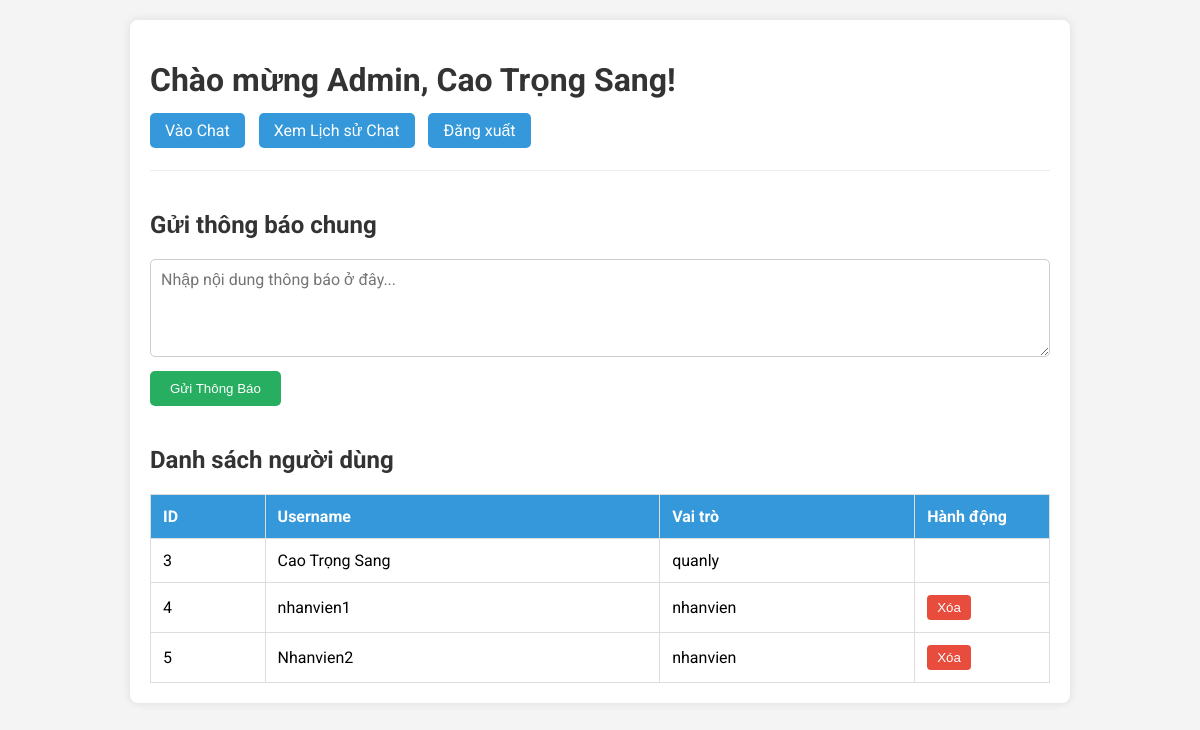
/admin (signed in), run on the app's committed database.
### tables this page shows
CREATE TABLE users (
    id INTEGER PRIMARY KEY AUTOINCREMENT,
    username TEXT NOT NULL UNIQUE,
    password TEXT NOT NULL,
    role TEXT NOT NULL
);

### app.py (the view)
@app.route('/admin')
@admin_required
def admin(): return render_template('admin.html', users=get_db().execute('SELECT id, username, role FROM users ORDER BY id').fetchall())

### app.py (called while the page is built)
def get_db():
    if 'db' not in g:
        g.db = sqlite3.connect(app.config['DATABASE'])
        g.db.row_factory = sqlite3.Row
    return g.db

@app.teardown_appcontext
def close_connection(exception):
    db = g.pop('db', None)
    if db is not None: db.close()

def admin_required(f):
    @wraps(f)
    def decorated_function(*args, **kwargs):
        if session.get('role') != 'quanly':
            flash('Bạn không có quyền truy cập trang này.')
            return redirect(url_for('chat'))
        return f(*args, **kwargs)
    return decorated_function

### templates/admin.html (shortened to what this page needs)
<!DOCTYPE html>
<html lang="vi">
<head>
</head>
<body>
    <div class="container">
        <h1>Chào mừng Admin, {{ session.username }}!</h1>
        <div class="nav">
            <a href="{{ url_for('chat') }}">Vào Chat</a>
            <a href="{{ url_for('chat_history') }}">Xem Lịch sử Chat</a>
            <a href="{{ url_for('logout') }}">Đăng xuất</a>
        </div>
        <div class="announcement-form">
            <h2>Gửi thông báo chung</h2>
            <form action="{{ url_for('send_announcement') }}" method="POST">
                <textarea name="content" rows="4" placeholder="Nhập nội dung thông báo ở đây..." required></textarea>
                <button type="submit">Gửi Thông Báo</button>
            </form>
        </div>
        <h2 style="margin-top: 40px;">Danh sách người dùng</h2>
        <table>
            <thead>
                <tr>
                    <th>ID</th>
                    <th>Username</th>
                    <th>Vai trò</th>
                    <th style="width: 15%;">Hành động</th>
                </tr>
            </thead>
            <tbody>
                {% for user in users %}
                <tr>
                    <td>{{ user.id }}</td>
                    <td>{{ user.username }}</td>
                    <td>{{ user.role }}</td>
                    <td>
                        {% if user.id != session.user_id %}
                        <form action="{{ url_for('delete_user', user_id=user.id) }}" method="POST" style="display:inline;">
                            <button type="submit" class="delete-btn" onclick="return confirm('Bạn có chắc chắn muốn xóa người dùng \'{{ user.username }}\' không? Hành động này không thể hoàn tác.');">
                                Xóa
                            </button>
                        </form>
                        {% endif %}
                    </td>
                </tr>
                {% endfor %}
            </tbody>
        </table>
    </div>
</body>
</html>

### templates/admin.html (style rules this page uses)
body { font-family: 'Roboto', sans-serif; background: #f4f4f4; margin: 20px; }
.container { max-width: 900px; margin: auto; background: white; padding: 20px; border-radius: 8px; box-shadow: 0 0 10px rgba(0,0,0,0.1); }
h1, h2 { color: #333; }
.nav { margin-bottom: 20px; }
.nav a { text-decoration: none; padding: 8px 15px; background: #3498db; color: white; border-radius: 5px; margin-right: 10px; }
table { width: 100%; border-collapse: collapse; margin-top: 20px; }
th, td { padding: 12px; border: 1px solid #ddd; text-align: left; }
th { background-color: #3498db; color: white; }
.announcement-form { margin-top: 30px; border-top: 1px solid #eee; padding-top: 20px; }
.announcement-form textarea { width: 100%; box-sizing: border-box; padding: 10px; font-family: 'Roboto', sans-serif; font-size: 1em; border-radius: 5px; border: 1px solid #ccc; }
.announcement-form button { margin-top: 10px; padding: 10px 20px; background: #27ae60; color: white; border: none; border-radius: 5px; cursor: pointer; }
.delete-btn { background-color: #e74c3c; color: white; padding: 5px 10px; border: none; border-radius: 4px; cursor: pointer; }

### data on the page
users: username "Cao Trọng Sang", id "3", role "quanly"
users: id "4", username "nhanvien1", role "nhanvien"
users: id "5", username "Nhanvien2", role "nhanvien"
